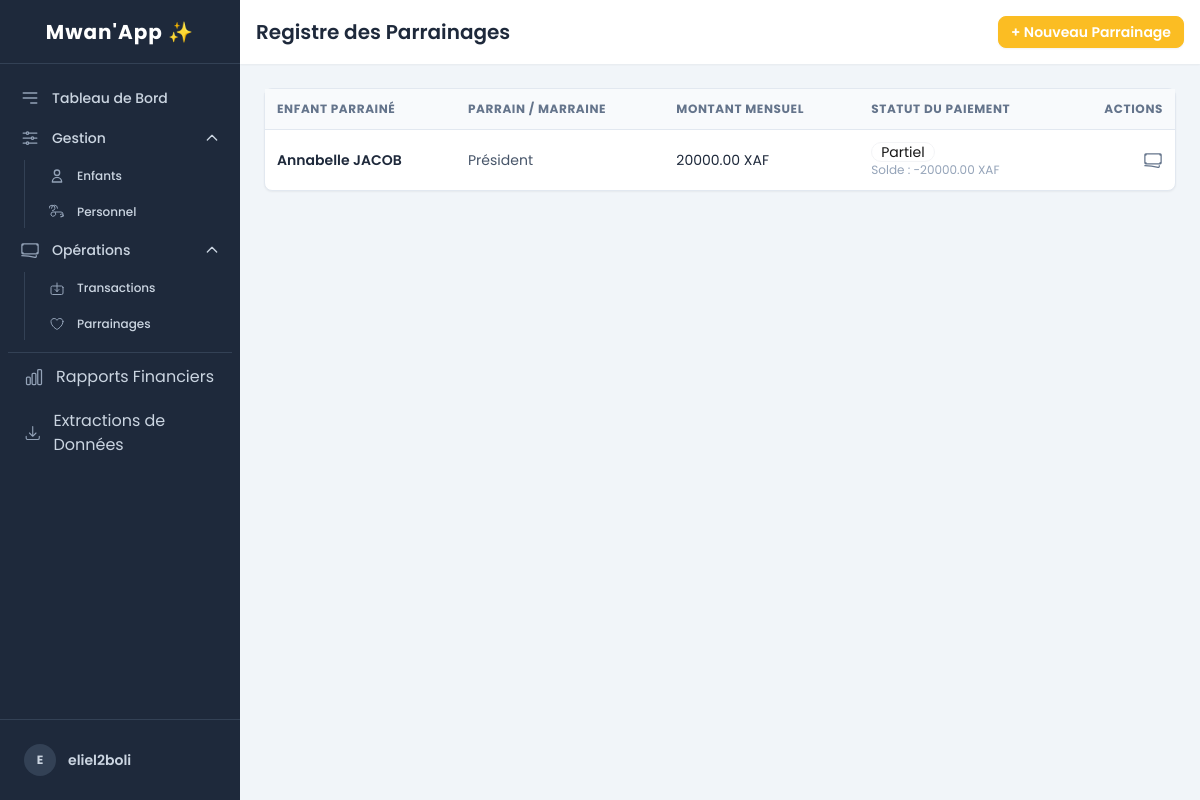
Page /finances/parrainages/ (signed in) on the committed database.
### utilisateurs/models.py (models this page shows)
class CustomUser(AbstractUser):
    ROLE_CHOICES = (
        ('Directeur', 'Directeur'),
        ('Comptable', 'Comptable'),
        ('Soignant', 'Soignant'),
        ('Gestionnaire', 'Gestionnaire'),
        ('Bénévole', 'Bénévole'),
        ('Secrétaire', 'Secrétaire'),
        ('RH', 'RH'),
    )
    role = models.CharField(max_length=20, choices=ROLE_CHOICES)
    sites = models.ManyToManyField(
        SiteOrphelinat,
        blank=True,
        verbose_name="Sites autorisés",
        help_text="Les sites auxquels cet utilisateur a accès. Laisser vide pour donner accès à tous les sites (pour les rôles globaux)."
    )
    is_comptable_central = models.BooleanField(
        "Comptable Central",
        default=False,
        help_text="Cochez cette case si l'utilisateur doit avoir accès aux finances de tous les sites."
    )

### gestion_financiere/models.py (models this page shows, shortened)
class Parrainage(models.Model):
    enfant = models.ForeignKey(Enfant, on_delete=models.CASCADE, related_name='parrainages')
    parrain_nom = models.CharField("Nom du parrain/marraine", max_length=200)
    montant_mensuel = models.DecimalField(max_digits=8, decimal_places=2)
    date_debut = models.DateField()
    date_fin = models.DateField(null=True, blank=True, help_text="Laissez vide si le parrainage est toujours actif.")
    is_active = models.BooleanField(default=True)
    def get_statut_paiement(self):
        if not self.is_active or self.date_fin and self.date_fin < date.today():
            return {'statut': 'Terminé', 'couleur': 'ghost', 'difference': 0}
        today = date.today()
        delta = relativedelta(today, self.date_debut)
        mois_ecoules = delta.years * 12 + delta.months + 1
        montant_attendu = mois_ecoules * self.montant_mensuel
        total_verse = self.transactions.filter(is_active=True, type_transaction='entree').aggregate(total=Sum('montant'))['total'] or 0
        difference = total_verse - montant_attendu
        if difference >= 0:
            return {'statut': 'À jour', 'couleur': 'success', 'difference': difference}
        elif abs(difference) > self.montant_mensuel:
            return {'statut': 'En retard', 'couleur': 'error', 'difference': difference}
        else:
            return {'statut': 'Partiel', 'couleur': 'warning', 'difference': difference}

### enfants_gestion/models.py (models this page shows)
class Enfant(models.Model):
    site = models.ForeignKey(SiteOrphelinat, on_delete=models.PROTECT, verbose_name="Site d'accueil")
    nom = models.CharField(max_length=100)
    prenom = models.CharField(max_length=100)
    date_naissance = models.DateField("Date de naissance")
    SEXE_CHOICES = [('M', 'Masculin'), ('F', 'Féminin')]
    STATUT_CHOICES = [
        ('accueilli', 'Accueilli'),
        ('adopte', 'Adopté'),
        ('reunifie', 'Réunifié (famille)'),
        ('majeur', 'Majeur / Départ'),
    ]
    sexe = models.CharField(max_length=1, choices=SEXE_CHOICES)
    lieu_naissance = models.CharField("Lieu de naissance", max_length=150, blank=True)
    photo = models.ImageField(upload_to='photos_enfants/', blank=True, null=True)
    date_arrivee = models.DateField("Date d'arrivée")
    motif_admission = models.TextField("Motif d'admission", blank=True)
    histoire = models.TextField("Histoire de l'enfant", blank=True)
    statut = models.CharField(max_length=15, choices=STATUT_CHOICES, default='accueilli')
    date_depart = models.DateField("Date de départ", null=True, blank=True)
    is_active = models.BooleanField(default=True)
    history = HistoricalRecords()
    class Meta:
        ordering = ['nom', 'prenom']
        verbose_name = "Enfant"
        verbose_name_plural = "Enfants"
    def __str__(self):
        return f"{self.prenom} {self.nom}"

### gestion_financiere/views.py (the view)
# urls.py: path('parrainages/', ParrainageListView.as_view(), name='parrainage_list'),
class ParrainageListView(LoginRequiredMixin, PermissionRequiredMixin, ListView):
    model = Parrainage
    template_name = 'gestion_financiere/parrainage_list.html'
    context_object_name = 'parrainages'
    permission_required = 'gestion_financiere.view_parrainage'
    def get_queryset(self):
        user = self.request.user
        queryset = Parrainage.objects.filter(is_active=True).select_related('enfant__site').order_by('-date_debut')
        is_global_finance = (user.is_superuser or user.is_comptable_central)
        if is_global_finance:
            return queryset
        return queryset.filter(enfant__site__in=user.sites.all())

### templates/gestion_financiere/parrainage_list.html (shortened to what this page needs)
{% extends 'base.html' %}
{% block page_title %}Registre des Parrainages{% endblock %}
{% block page_actions %}
  {% if perms.gestion_financiere.add_parrainage %}
  <a href="{% url 'gestion_financiere:parrainage_create' %}" class="btn btn-warning btn-sm text-white">
    + Nouveau Parrainage
  </a>
  {% endif %}
{% endblock %}
{% block content %}
<div class="bg-white rounded-lg shadow-sm border border-slate-200">
    <div class="overflow-x-auto">
        <table class="w-full">
          <thead class="bg-slate-50 border-b border-slate-200">
            <tr class="text-xs font-semibold text-slate-500 uppercase tracking-wider text-left">
              <th class="p-3">Enfant Parrainé</th>
              <th class="p-3">Parrain / Marraine</th>
              <th class="p-3">Montant Mensuel</th>
              <th class="p-3">Statut du Paiement</th>
              <th class="p-3 text-right">Actions</th>
            </tr>
          </thead>
          <tbody class="divide-y divide-slate-200 text-sm">
            {% for p in parrainages %}
              {% with statut_paiement=p.get_statut_paiement %}
              <tr class="hover:bg-slate-50">
                <td class="p-3 font-semibold text-slate-800"><a href="{% url 'enfants_gestion:enfant_detail' pk=p.enfant.pk %}" class="link link-hover">{{ p.enfant }}</a></td>
                <td class="p-3 text-slate-600">{{ p.parrain_nom }}</td>
                <td class="p-3 text-slate-800">{{ p.montant_mensuel }} XAF</td>
                <td class="p-3">
                  <span class="badge badge-{{ statut_paiement.couleur }}">
                      {{ statut_paiement.statut }}
                  </span>
                  <div class="text-xs text-slate-400">
                      Solde : {{ statut_paiement.difference|floatformat:2 }} XAF
                  </div>
                </td>
                <td class="p-3">
                    <div class="flex items-center justify-end space-x-2">
                        <a href="{% url 'gestion_financiere:parrainage_detail' pk=p.pk %}" class="tooltip" data-tip="Gérer les versements">
                        </a>
                        </div>
                </td>
              </tr>
              {% endwith %}
            {% empty %}
              <tr><td colspan="5" class="text-center p-8 text-slate-500">Aucun parrainage enregistré.</td></tr>
            {% endfor %}
          </tbody>
        </table>
    </div>
</div>
{% endblock %}

### templates/base.html (shortened to what this page needs)
{% load static %}
{% load auth_extras %}
<!DOCTYPE html>
<html lang="fr">
<head>
    <link href="{% static 'css/output.css' %}" rel="stylesheet">
</head>
<body class="bg-slate-100 font-sans antialiased" x-data="{ sidebarOpen: false }" @keydown.escape.window="sidebarOpen = false">
    <div class="flex h-screen bg-slate-100">
        <aside class="w-60 flex-shrink-0 bg-slate-800 text-white flex flex-col fixed inset-y-0 left-0 z-30 transition-transform duration-300 ease-in-out md:relative md:translate-x-0"
               :class="sidebarOpen ? 'translate-x-0' : '-translate-x-full'">
            <div class="h-16 flex items-center justify-center px-4 border-b border-slate-700">
                <h1 class="text-xl font-bold text-white tracking-wider">Mwan'App ✨</h1>
            </div>
            <nav class="flex-1 px-2 py-4 space-y-1">
                <a href="{% url 'dashboard:home' %}" class="group flex items-center px-3 py-2 text-sm font-medium text-slate-300 hover:bg-slate-700 hover:text-white rounded-lg">
                    <svg class="h-5 w-5 mr-3 text-slate-400" xmlns="http://www.w3.org/2000/svg" fill="none" viewBox="0 0 24 24" stroke="currentColor"><path stroke-linecap="round" stroke-linejoin="round" stroke-width="2" d="M4 6h16M4 12h16m-7 6h7"></path></svg>
                    Tableau de Bord
                </a>
                {% if perms.enfants_gestion.view_enfant or perms.gestion_personnel.view_employe %}
                <div x-data="{ open: true }">
                    <button @click="open = !open" class="w-full flex justify-between items-center px-3 py-2 text-sm font-medium text-slate-300 hover:bg-slate-700 hover:text-white rounded-lg group">
                        <span class="flex items-center">
                            Gestion
                        </span>
                        <svg class="h-4 w-4 transform transition-transform" :class="{'rotate-180': open}" xmlns="http://www.w3.org/2000/svg" fill="none" viewBox="0 0 24 24" stroke="currentColor"><path stroke-linecap="round" stroke-linejoin="round" stroke-width="2" d="M19 9l-7 7-7-7" /></svg>
                    </button>
                    <div x-show="open" x-transition class="mt-1 ml-4 pl-3 border-l border-slate-700 space-y-1">
                        {% if perms.enfants_gestion.view_enfant %}
                        <a href="{% url 'enfants_gestion:enfant_list' %}" class="group flex items-center px-3 py-2 text-xs font-medium text-slate-300 hover:bg-slate-700 hover:text-white rounded-lg">
                           <svg class="h-4 w-4 mr-3 text-slate-400" xmlns="http://www.w3.org/2000/svg" fill="none" viewBox="0 0 24 24" stroke="currentColor"><path stroke-linecap="round" stroke-linejoin="round" stroke-width="2" d="M16 7a4 4 0 11-8 0 4 4 0 018 0zM12 14a7 7 0 00-7 7h14a7 7 0 00-7-7z" /></svg>
                            Enfants
                        </a>
                        {% endif %}
                        {% if perms.gestion_personnel.view_employe %}
                        <a href="{% url 'gestion_personnel:employe_list' %}" class="group flex items-center px-3 py-2 text-xs font-medium text-slate-300 hover:bg-slate-700 hover:text-white rounded-lg">
                            Personnel
                        </a>
                        {% endif %}
                    </div>
                </div>
                {% endif %}
                {% if perms.gestion_financiere.view_transaction or perms.gestion_financiere.view_parrainage %}
                <div x-data="{ open: true }">
                    <button @click="open = !open" class="w-full flex justify-between items-center px-3 py-2 text-sm font-medium text-slate-300 hover:bg-slate-700 hover:text-white rounded-lg group">
                        <span class="flex items-center">
                            Opérations
                        </span>
                        <svg class="h-4 w-4 transform transition-transform" :class="{'rotate-180': open}" xmlns="http://www.w3.org/2000/svg" fill="none" viewBox="0 0 24 24" stroke="currentColor"><path stroke-linecap="round" stroke-linejoin="round" stroke-width="2" d="M19 9l-7 7-7-7" /></svg>
                    </button>
                    <div x-show="open" x-transition class="mt-1 ml-4 pl-3 border-l border-slate-700 space-y-1">
                        {% if perms.gestion_financiere.view_transaction %}
                        <a href="{% url 'gestion_financiere:transaction_list' %}" class="group flex items-center px-3 py-2 text-xs font-medium text-slate-300 hover:bg-slate-700 hover:text-white rounded-lg">
                           Transactions
                        </a>
                        {% endif %}
                        {% if perms.gestion_financiere.view_parrainage %}
                        <a href="{% url 'gestion_financiere:parrainage_list' %}" class="group flex items-center px-3 py-2 text-xs font-medium text-slate-300 hover:bg-slate-700 hover:text-white rounded-lg">
                            Parrainages
                        </a>
                        {% endif %}
                    </div>
                </div>
                {% endif %}
                <div class="pt-2"><div class="border-t border-slate-700"></div></div>
                {% if perms.gestion_financiere.view_transaction %}
                <a href="{% url 'gestion_financiere:rapport_financier' %}" class="group flex items-center px-4 py-2 text-slate-300 hover:bg-slate-700 hover:text-white rounded-lg">
                    Rapports Financiers
                </a>
                {% endif %}
                {% if perms.enfants_gestion.view_enfant %}
                <a href="{% url 'enfants_gestion:enfant_export' %}" class="group flex items-center px-4 py-2 text-slate-300 hover:bg-slate-700 hover:text-white rounded-lg">
                    Extractions de Données
                </a>
                {% endif %}
            </nav>
            <div class="relative border-t border-slate-700 p-4" x-data="{ open: false }" x-cloak>
                <button @click="open = !open" class="w-full flex items-center p-2 text-sm text-slate-300 hover:bg-slate-700 rounded-lg text-left group">
                    <span class="flex-shrink-0 w-8 h-8 rounded-full bg-slate-700 flex items-center justify-center"><span class="font-bold text-xs">{{ user.username|first|upper }}</span></span>
                    <span class="ml-3 truncate"><span class="block font-semibold">{{ user.username }}</span></span>
                </button>
            </div>
        </aside>
        <div class="flex-1 flex flex-col overflow-hidden">
            <header class="bg-white shadow-sm p-4 flex justify-between items-center h-16">
                <div>
                    <h2 class="text-xl font-semibold text-slate-800">{% block page_title %}Tableau de bord{% endblock %}</h2>
                </div>
                <div class="ml-auto flex items-center space-x-4">
                    <div class="hidden sm:block">{% block page_actions %}{% endblock %}</div>
                </div>
            </header>
            <main class="flex-1 overflow-y-auto p-6">
                {% block content %}{% endblock %}
            </main>
        </div>
    </div>
</body>
</html>

### rows in the picture
CustomUser: username|first "E", username "eliel2boli"
Parrainage: enfant "Annabelle JACOB", parrain_nom "Président", montant_mensuel "20000.00", get_statut_paiement.statut "Partiel", get_statut_paiement.difference "-20000.00"
